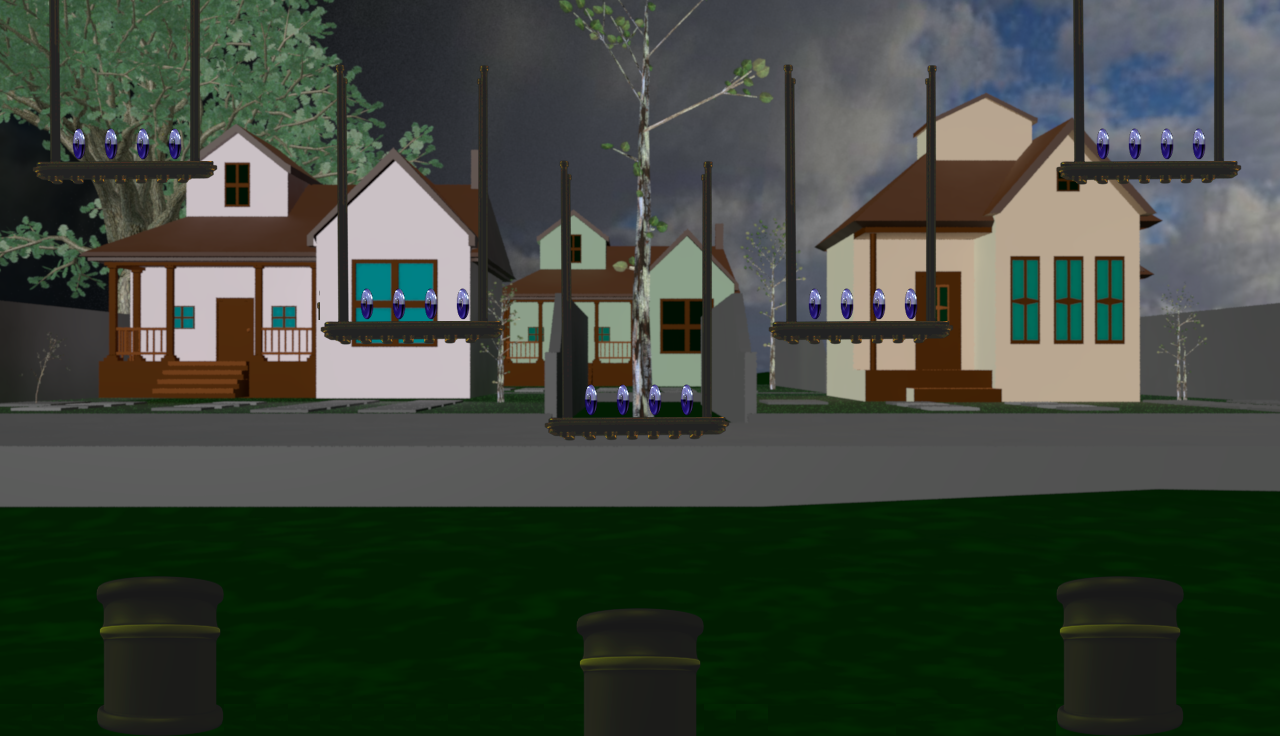

This game map was drawn from its Tiled (.tmx) file and the tilesets committed beside it. A one-line description and the trimmed map source follow:
An orthogonal 40x23 tile map with 32x32 px tiles, 5 tile layers (Fondo, BloquesParedes, ParedesPlataformas, PuertasCerrada1, ...), 2 hidden layers not drawn, 12 tilesets.

<map version="1.0" orientation="orthogonal" renderorder="right-down" width="40" height="23" tilewidth="32" tileheight="32" nextobjectid="1">
 <tileset firstgid="1" name="plataforma" tilewidth="32" tileheight="32" tilecount="54" columns="6">
  <image source="Plataforma00012.png" trans="ff00ff" width="192" height="288" />
 </tileset>
 <tileset firstgid="55" name="LlaveA" tilewidth="32" tileheight="32" tilecount="15" columns="3">
  <image source="llave.png" trans="ff00ff" width="96" height="160" />
  <tile id="0">
   <properties>
    <property name="tipo" value="llave1" />
   </properties>
  </tile>
  <tile id="1">
   <properties>
    <property name="tipo" value="llave1" />
   </properties>
  </tile>
  <tile id="2">
   <properties>
    <property name="tipo" value="llave1" />
   </properties>
  </tile>
  <tile id="3">
   <properties>
    <property name="tipo" value="llave1" />
   </properties>
  </tile>
  <tile id="4">
   <properties>
    <property name="tipo" value="llave1" />
   </properties>
  </tile>
  <tile id="5">
   <properties>
    <property name="tipo" value="llave1" />
   </properties>
  </tile>
  <tile id="6">
   <properties>
    <property name="tipo" value="llave1" />
   </properties>
  </tile>
  <tile id="7">
   <properties>
    <property name="tipo" value="llave1" />
   </properties>
  </tile>
  <tile id="8">
   <properties>
    <property name="tipo" value="llave1" />
   </properties>
  </tile>
  <tile id="9">
   <properties>
    <property name="tipo" value="llave1" />
   </properties>
  </tile>
  <tile id="10">
   <properties>
    <property name="tipo" value="llave1" />
   </properties>
  </tile>
  <tile id="11">
   <properties>
    <property name="tipo" value="llave1" />
   </properties>
  </tile>
  <tile id="12">
   <properties>
    <property name="tipo" value="llave1" />
   </properties>
  </tile>
  <tile id="13">
   <properties>
    <property name="tipo" value="llave1" />
   </properties>
  </tile>
  <tile id="14">
   <properties>
    <property name="tipo" value="llave1" />
   </properties>
  </tile>
 </tileset>
 <tileset firstgid="70" name="LlaveB" tilewidth="32" tileheight="32" tilecount="15" columns="3">
  <image source="llave0001.png" trans="ff00ff" width="96" height="160" />
  <tile id="0">
   <properties>
    <property name="tipo" value="llave2" />
   </properties>
  </tile>
  <tile id="1">
   <properties>
    <property name="tipo" value="llave2" />
   </properties>
  </tile>
  <tile id="2">
   <properties>
    <property name="tipo" value="llave2" />
   </properties>
  </tile>
  <tile id="3">
   <properties>
    <property name="tipo" value="llave2" />
   </properties>
  </tile>
  <tile id="4">
   <properties>
    <property name="tipo" value="llave2" />
   </properties>
  </tile>
  <tile id="5">
   <properties>
    <property name="tipo" value="llave2" />
   </properties>
  </tile>
  <tile id="6">
   <properties>
    <property name="tipo" value="llave2" />
   </properties>
  </tile>
  <tile id="7">
   <properties>
    <property name="tipo" value="llave2" />
   </properties>
  </tile>
  <tile id="8">
   <properties>
    <property name="tipo" value="llave2" />
   </properties>
  </tile>
  <tile id="9">
   <properties>
    <property name="tipo" value="llave2" />
   </properties>
  </tile>
  <tile id="10">
   <properties>
    <property name="tipo" value="llave2" />
   </properties>
  </tile>
  <tile id="11">
   <properties>
    <property name="tipo" value="llave2" />
   </properties>
  </tile>
  <tile id="12">
   <properties>
    <property name="tipo" value="llave2" />
   </properties>
  </tile>
  <tile id="13">
   <properties>
    <property name="tipo" value="llave2" />
   </properties>
  </tile>
  <tile id="14">
   <properties>
    <property name="tipo" value="llave2" />
   </properties>
  </tile>
 </tileset>
 <tileset firstgid="85" name="cois" tilewidth="32" tileheight="32" tilecount="8" columns="8">
  <image source="coins.png" trans="ff00ff" width="256" height="32" />
  <tile id="3">
   <properties>
    <property name="tipo" value="coin" />
   </properties>
   <animation>
    <frame tileid="0" duration="100" />
    <frame tileid="1" duration="150" />
    <frame tileid="2" duration="150" />
    <frame tileid="3" duration="150" />
    <frame tileid="4" duration="150" />
    <frame tileid="5" duration="150" />
    <frame tileid="6" duration="150" />
    <frame tileid="7" duration="150" />
   </animation>
  </tile>
 </tileset>
 <tileset firstgid="93" name="PuertaCA" tilewidth="32" tileheight="32" tilecount="30" columns="6">
  <image source="puertaSol.png" trans="ff00ff" width="192" height="160" />
  <tile id="4">
   <animation>
    <frame tileid="1" duration="500" />
    <frame tileid="4" duration="500" />
   </animation>
  </tile>
 </tileset>
 <tileset firstgid="123" name="PuertaCB" tilewidth="32" tileheight="32" tilecount="30" columns="6">
  <image source="puertaArbol.png" trans="ff00ff" width="192" height="160" />
  <tile id="4">
   <animation>
    <frame tileid="1" duration="500" />
    <frame tileid="4" duration="500" />
   </animation>
  </tile>
 </tileset>
 <tileset firstgid="153" name="PuertaAA" tilewidth="32" tileheight="32" tilecount="105" columns="21">
  <image source="puertaAbiertaS.png" trans="ff00ff" width="672" height="160" />
  <tile id="8">
   <properties>
    <property name="tipo" value="puertaA" />
   </properties>
  </tile>
  <tile id="9">
   <properties>
    <property name="tipo" value="puertaA" />
   </properties>
  </tile>
  <tile id="10">
   <properties>
    <property name="tipo" value="puertaA" />
   </properties>
  </tile>
  <tile id="29">
   <properties>
    <property name="tipo" value="puertaA" />
   </properties>
  </tile>
  <tile id="30">
   <properties>
    <property name="tipo" value="puertaA" />
   </properties>
  </tile>
  <tile id="31">
   <properties>
    <property name="tipo" value="puertaA" />
   </properties>
  </tile>
  <tile id="50">
   <properties>
    <property name="tipo" value="puertaA" />
   </properties>
  </tile>
  <tile id="51">
   <properties>
    <property name="tipo" value="puertaA" />
   </properties>
  </tile>
  <tile id="52">
   <properties>
    <property name="tipo" value="puertaA" />
   </properties>
  </tile>
  <tile id="71">
   <properties>
    <property name="tipo" value="puertaA" />
   </properties>
  </tile>
  <tile id="72">
   <properties>
    <property name="tipo" value="puertaA" />
   </properties>
  </tile>
  <tile id="73">
   <properties>
    <property name="tipo" value="puertaA" />
   </properties>
  </tile>
  <tile id="92">
   <properties>
    <property name="tipo" value="puertaA" />
   </properties>
  </tile>
  <tile id="93">
   <properties>
    <property name="tipo" value="puertaA" />
   </properties>
  </tile>
  <tile id="94">
   <properties>
    <property name="tipo" value="puertaA" />
   </properties>
  </tile>
 </tileset>
 <tileset firstgid="258" name="PuertaAB" tilewidth="32" tileheight="32" tilecount="105" columns="21">
  <image source="puertaAbiertaA.png" trans="ff00ff" width="672" height="160" />
  <tile id="8">
   <properties>
    <property name="tipo" value="puertaA2" />
   </properties>
  </tile>
  <tile id="9">
   <properties>
    <property name="tipo" value="puertaA2" />
   </properties>
  </tile>
  <tile id="10">
   <properties>
    <property name="tipo" value="puertaA2" />
   </properties>
  </tile>
  <tile id="29">
   <properties>
    <property name="tipo" value="puertaA2" />
   </properties>
  </tile>
  <tile id="30">
   <properties>
    <property name="tipo" value="puertaA2" />
   </properties>
  </tile>
  <tile id="31">
   <properties>
    <property name="tipo" value="puertaA2" />
   </properties>
  </tile>
  <tile id="50">
   <properties>
    <property name="tipo" value="puertaA2" />
   </properties>
  </tile>
  <tile id="51">
   <properties>
    <property name="tipo" value="puertaA2" />
   </properties>
  </tile>
  <tile id="52">
   <properties>
    <property name="tipo" value="puertaA2" />
   </properties>
  </tile>
  <tile id="71">
   <properties>
    <property name="tipo" value="puertaA2" />
   </properties>
  </tile>
  <tile id="72">
   <properties>
    <property name="tipo" value="puertaA2" />
   </properties>
  </tile>
  <tile id="73">
   <properties>
    <property name="tipo" value="puertaA2" />
   </properties>
  </tile>
  <tile id="92">
   <properties>
    <property name="tipo" value="puertaA2" />
   </properties>
  </tile>
  <tile id="93">
   <properties>
    <property name="tipo" value="puertaA2" />
   </properties>
  </tile>
  <tile id="94">
   <properties>
    <property name="tipo" value="puertaA2" />
   </properties>
  </tile>
 </tileset>
 <tileset firstgid="363" name="Pildoras" tilewidth="32" tileheight="32" tilecount="1" columns="1">
  <image source="pil.png" trans="ff00ff" width="32" height="32" />
  <tile id="0">
   <properties>
    <property name="tipo" value="pildora" />
   </properties>
  </tile>
 </tileset>
 <tileset firstgid="364" name="Pistolita" tilewidth="32" tileheight="32" tilecount="1" columns="1">
  <image source="Pistolita.png" trans="ff00ff" width="32" height="32" />
  <tile id="0">
   <properties>
    <property name="tipo" value="pistolita" />
   </properties>
  </tile>
 </tileset>
 <tileset firstgid="365" name="Fondo" tilewidth="32" tileheight="32" tilecount="880" columns="40">
  <image source="Nivel1_Negativo.png" trans="ff00ff" width="1280" height="720" />
 </tileset>
 <tileset firstgid="1245" name="Barril" tilewidth="32" tileheight="32" tilecount="20" columns="4">
  <image source="barril.png" trans="ff00ff" width="128" height="160" />
 </tileset>
 <layer name="Fondo" width="40" height="23">
  <data>[920 cells, 920 non-empty, 880 distinct tile ids]</data>
 </layer>
 <layer name="BloquesParedes" width="40" height="23">
  <data>[920 cells, 162 non-empty, 76 distinct tile ids]</data>
 </layer>
 <layer name="ParedesPlataformas" width="40" height="23">
  <data>[920 cells, 235 non-empty, 54 distinct tile ids]</data>
 </layer>
 <layer name="PuertasCerrada1" width="40" height="23">
  <data>[920 cells, 0 non-empty, 0 distinct tile ids]</data>
 </layer>
 <layer name="puertaAbierta1" width="40" height="23" visible="0">
  <data>[920 cells, 0 non-empty, 0 distinct tile ids]</data>
 </layer>
 <layer name="puertaCerrada2" width="40" height="23">
  <data>[920 cells, 0 non-empty, 0 distinct tile ids]</data>
 </layer>
 <layer name="puertaAbierta2" width="40" height="23" visible="0">
  <data>[920 cells, 0 non-empty, 0 distinct tile ids]</data>
 </layer>
</map>
